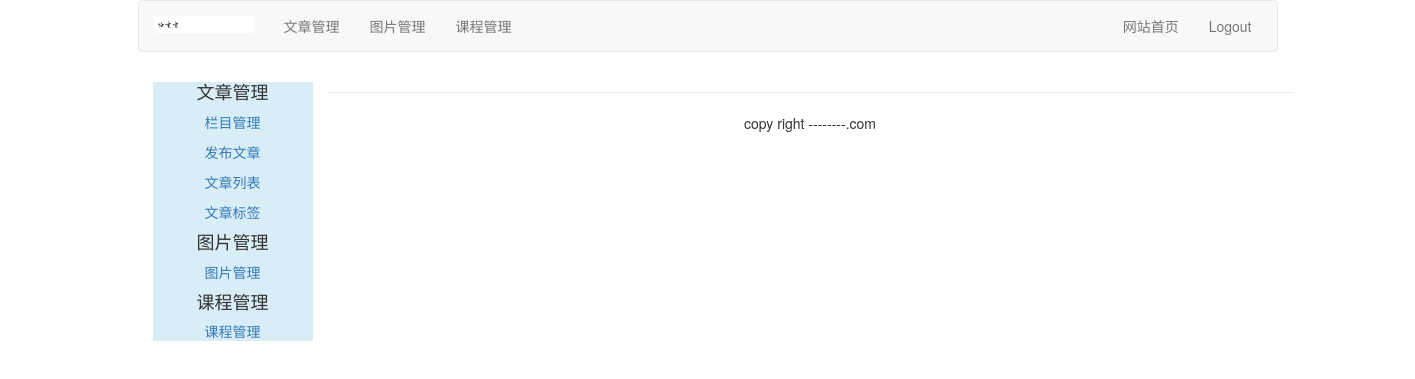
/image/images/, run on an earlier commit of the app's database.
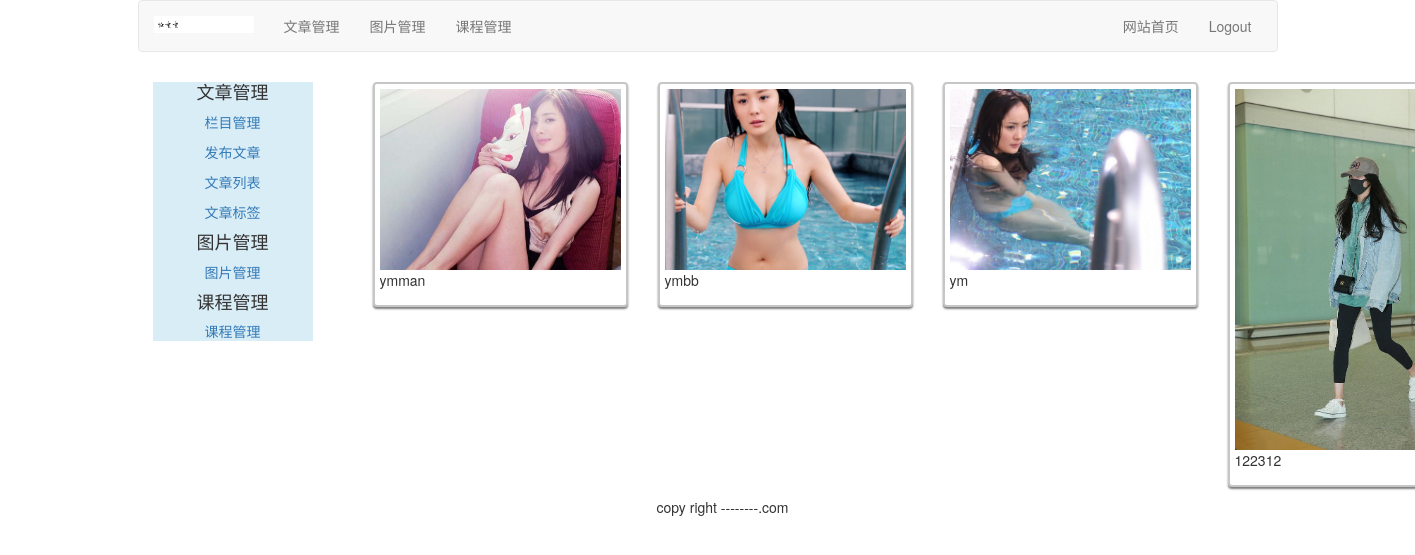
And on a later commit of the database.
### image/models.py (models this page shows, shortened)
class Image(models.Model):
    user = models.ForeignKey(User, on_delete=models.CASCADE, related_name='images')
    title = models.CharField(max_length=300)
    url = models.URLField()
    slug = models.SlugField(max_length=500, blank=True)
    description = models.TextField(blank=True)
    created = models.DateField(auto_now_add=True, db_index=True)
    image = models.ImageField(upload_to='images/%Y/%m/%d')

### image/views.py (the view)
def falls_images(request):
    images = Image.objects.all()
    return render(request, 'image/falls_images.html', {"images": images})

### templates/image/falls_images.html (shortened to what this page needs)
{% extends "article/base.html" %}
{% load staticfiles %}
{% block content %}
<div class="container">
<link rel="stylesheet" href="{% static "css/mansory-style.css" %}" type="text/css">
<div id="my-gallery-container">
    {% for image in images %}
        <div class="falls_item h200" data-order="{{ image.id }}">
            <a href="javascript:" onclick="displayImage('{{ image.user }}',
                    '{{ image.title }}','{{ image.image.url }}', '{{ image.description }}',
                    '{{ request.get_host }}')">
            <img src="{{ image.image.url }}">
            </a>
            <p>{{ image.title }}</p>
        </div>
    {% endfor %}
</div>
</div>
{% endblock %}

### templates/article/base.html (shortened to what this page needs)
{% load staticfiles %}
<!DOCTYPE html>
<html lang="zh-cn">
<head>
    <link rel="stylesheet" href="http://necolas.github.io/normalize.css/">
    <link rel="stylesheet" href="http://libs.baidu.com/bootstrap/3.0.3/css/bootstrap.min.css">
</head>
<body>
{% include 'article/header.html' %}
<div class="container">
    <div class="col-md-2">
        {% include 'article/leftslider.html' %}
    </div>
    <div class="col-md-10">
        {% block content %}
        {% endblock %}
    </div>
    {% include 'footer.html' %}
</div>
</body>
</html>

### templates/article/header.html (shortened to what this page needs)
{% load staticfiles %}
<div class="container">
    <nav class="navbar navbar-default" role="navigation">
        <div class="navbar-header">
            <a class="navbar-brand" href="http://www.itdiffer.com">
                <img src="{%static 'images/rtt.png' %}" width="100px"> </a>
        </div>
        <div>
            <ul class="nav navbar-nav" role="tablist">
                <li><a href="{% url 'article:article_column' %}">文章管理</a> </li>
                <li><a href="{% url 'image:list_images' %}">图片管理</a> </li>
                <li><a href="{% url 'course:manage_course' %}">课程管理</a> </li>
            </ul>
            <ul class="nav navbar-nav navbar-right" style="margin-right:10px">
                <li><a href="{% url 'blog:blog_title' %}" >网站首页</a></li>
                <li><a href="{% url 'account:user_logout' %}">Logout</a> </li>
            </ul>
        </div>
    </nav>
</div>

### templates/article/leftslider.html
<div class="bg-info">
    <div class="text-center" style="margin-top:5px;">
        <p><h4>文章管理</h4></p>
        <p><a href="{% url 'article:article_column' %}">栏目管理</a></p>
        <p><a href="{% url 'article:article_post' %}">发布文章</a></p>
        <p><a href="{% url 'article:article_list' %}">文章列表</a></p>
        <p><a href="{% url 'article:article_tag' %}">文章标签</a></p>
    </div>
    <div class="text-center" style="margin-top: 5px;">
        <p><h4>图片管理</h4></p>
        <p><a href="{% url 'image:list_images' %}">图片管理</a></p>
    </div>
        <div class="text-center" style="margin-top: 5px;">
        <p><h4>课程管理</h4></p>
        <p><a href="{% url 'course:manage_course' %}">课程管理</a></p>
    </div>
</div>

### templates/footer.html
<div class="container">
    <hr>
    <p class="text-center">copy right --------.com</p>
</div>

### static/css/mansory-style.css (style rules this page uses)
#my-gallery-container { background-color: #ededed; }
.falls_item { border: #c6c6c6 2px solid; width: 100%; background-color: white; min-height: 100px; padding: 5px; margin: 10px 0px; box-shadow: rgba(0, 0, 0, 0.5) 0px 2px 2px; border-radius: 4px;, }
.falls_item.h200 { width: 100%; min-height: 200px; }
.falls_item img { max-width: 100%; }

What changed in the data, as far as the page shows it:
added Image: image (picture), title "122312"
added Image: image (picture), title "ym"
added Image: image (picture), title "ymbb"
added Image: image (picture), title "ymman"
